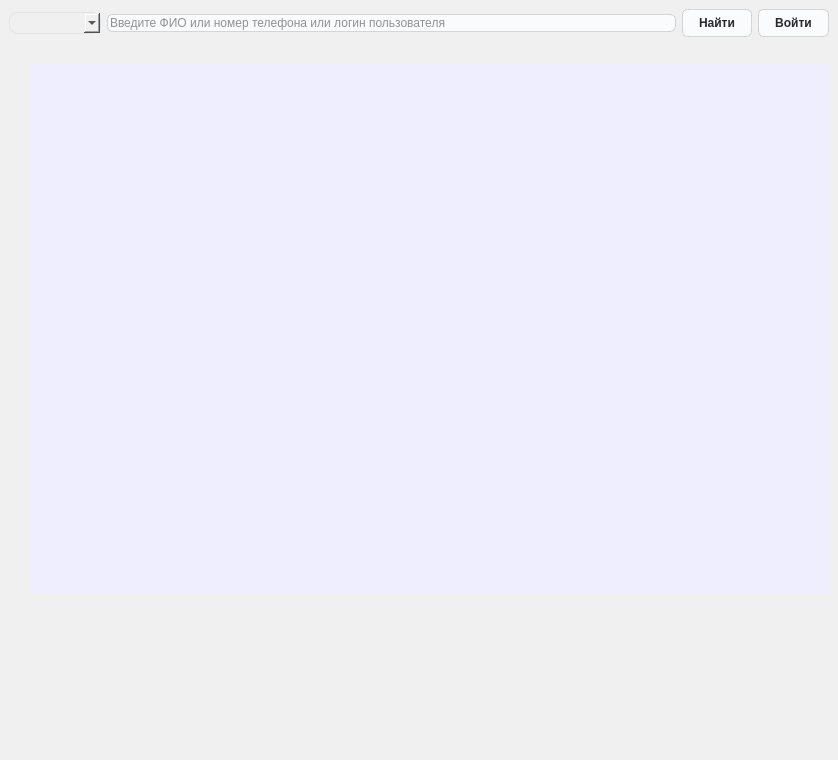
<?xml version="1.0" encoding="UTF-8"?>
<ui version="4.0">
 <class>MainWindow</class>
 <widget class="QMainWindow" name="MainWindow">
  <property name="geometry">
   <rect>
    <x>0</x>
    <y>0</y>
    <width>838</width>
    <height>760</height>
   </rect>
  </property>
  <property name="minimumSize">
   <size>
    <width>760</width>
    <height>760</height>
   </size>
  </property>
  <property name="windowTitle">
   <string>MainWindow</string>
  </property>
  <property name="styleSheet">
   <string notr="true"> font-family: -apple-system, system-ui, &quot;Segoe UI&quot;, Helvetica, Arial, sans-serif, &quot;Apple Color Emoji&quot;, &quot;Segoe UI Emoji&quot;;
background-color: rgb(240, 240, 240);</string>
  </property>
  <widget class="QWidget" name="centralwidget">
   <layout class="QGridLayout" name="gridLayout">
    <item row="0" column="0">
     <widget class="QComboBox" name="comboBox">
      <property name="styleSheet">
       <string notr="true">border-radius: 8px;
color: black;
  border: 1px solid #e0e4e7;
  padding: 2px 15px;</string>
      </property>
     </widget>
    </item>
    <item row="0" column="1">
     <widget class="QLineEdit" name="lineEdit">
      <property name="accessibleName">
       <string/>
      </property>
      <property name="styleSheet">
       <string notr="true">appearance: none; background-color: #FAFBFC; border: 1px solid rgba(27, 31, 35, 0.15);border-radius: 6px;box-shadow: rgba(27, 31, 35, 0.04) 0 1px 0, rgba(255, 255, 255, 0.25) 0 1px 0 inset;box-sizing: border-box;color: #24292E;</string>
      </property>
      <property name="placeholderText">
       <string>Введите ФИО или номер телефона или логин пользователя</string>
      </property>
     </widget>
    </item>
    <item row="0" column="2">
     <widget class="QPushButton" name="pushButton">
      <property name="styleSheet">
       <string notr="true">background-color: #FAFBFC;
  border: 1px solid rgba(27, 31, 35, 0.15);
  border-radius: 6px;
  box-shadow: rgba(27, 31, 35, 0.04) 0 1px 0, rgba(255, 255, 255, 0.25) 0 1px 0 inset;
  box-sizing: border-box;
  color: #24292E;
  cursor: pointer;
  display: inline-block;
  font-family: -apple-system, system-ui, &quot;Segoe UI&quot;, Helvetica, Arial, sans-serif, &quot;Apple Color Emoji&quot;, &quot;Segoe UI Emoji&quot;;
  font-size: 12px;
  font-weight: 500;
  line-height: 20px;
  list-style: none;
  padding: 6px 16px;
  position: relative;
  transition: background-color 0.2s cubic-bezier(0.3, 0, 0.5, 1);
  user-select: none;
  -webkit-user-select: none;
  touch-action: manipulation;
  vertical-align: middle;
  white-space: nowrap;
  word-wrap: break-word;</string>
      </property>
      <property name="text">
       <string>Найти</string>
      </property>
     </widget>
    </item>
    <item row="0" column="3">
     <widget class="QPushButton" name="pushButton_2">
      <property name="styleSheet">
       <string notr="true">background-color: #FAFBFC;
  border: 1px solid rgba(27, 31, 35, 0.15);
  border-radius: 6px;
  box-shadow: rgba(27, 31, 35, 0.04) 0 1px 0, rgba(255, 255, 255, 0.25) 0 1px 0 inset;
  box-sizing: border-box;
  color: #24292E;
  cursor: pointer;
  display: inline-block;
  font-family: -apple-system, system-ui, &quot;Segoe UI&quot;, Helvetica, Arial, sans-serif, &quot;Apple Color Emoji&quot;, &quot;Segoe UI Emoji&quot;;
  font-size: 12px;
  font-weight: 500;
  line-height: 20px;
  list-style: none;
  padding: 6px 16px;
  position: relative;
  transition: background-color 0.2s cubic-bezier(0.3, 0, 0.5, 1);
  user-select: none;
  -webkit-user-select: none;
  touch-action: manipulation;
  vertical-align: middle;
  white-space: nowrap;
  word-wrap: break-word;</string>
      </property>
      <property name="text">
       <string>Войти</string>
      </property>
     </widget>
    </item>
    <item row="1" column="0" colspan="4">
     <widget class="QStackedWidget" name="stackedWidget">
      <property name="currentIndex">
       <number>0</number>
      </property>
      <widget class="QWidget" name="page_2">
       <widget class="QLabel" name="label_43">
        <property name="geometry">
         <rect>
          <x>20</x>
          <y>20</y>
          <width>921</width>
          <height>531</height>
         </rect>
        </property>
        <property name="styleSheet">
         <string notr="true">background-color: rgb(239, 238, 255);</string>
        </property>
        <property name="text">
         <string/>
        </property>
        <property name="pixmap">
         <pixmap resource="files.qrc">:/icon/img/welcomescreen.png</pixmap>
        </property>
       </widget>
      </widget>
      <widget class="QWidget" name="page">
       <layout class="QGridLayout" name="gridLayout_2">
        <item row="0" column="0">
         <widget class="QTabWidget" name="tabWidget">
          <property name="styleSheet">
           <string notr="true">
background-color: rgb(255, 255, 255);</string>
          </property>
          <property name="currentIndex">
           <number>-1</number>
          </property>
         </widget>
        </item>
       </layout>
      </widget>
     </widget>
    </item>
   </layout>
  </widget>
  <widget class="QMenuBar" name="menubar">
   <property name="geometry">
    <rect>
     <x>0</x>
     <y>0</y>
     <width>838</width>
     <height>21</height>
    </rect>
   </property>
  </widget>
  <widget class="QStatusBar" name="statusbar"/>
 </widget>
 <resources>
  <include location="files.qrc"/>
 </resources>
 <connections/>
</ui>
